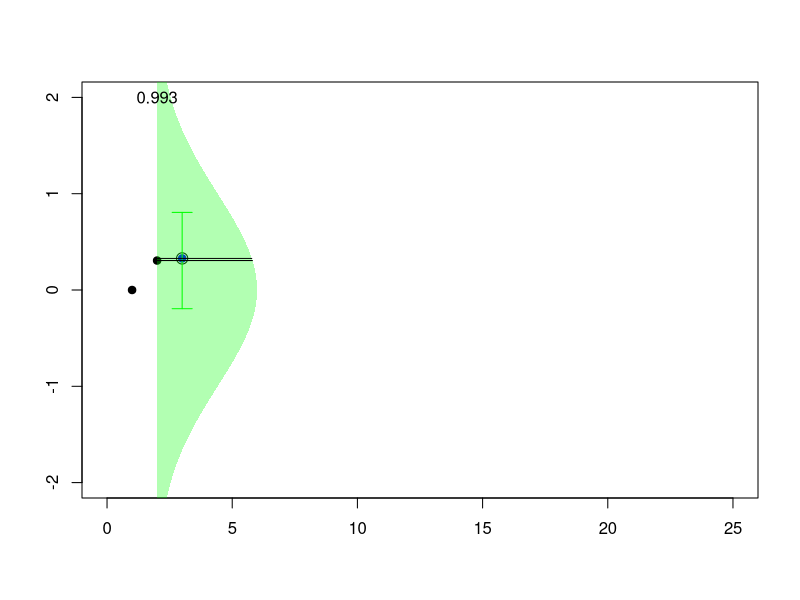
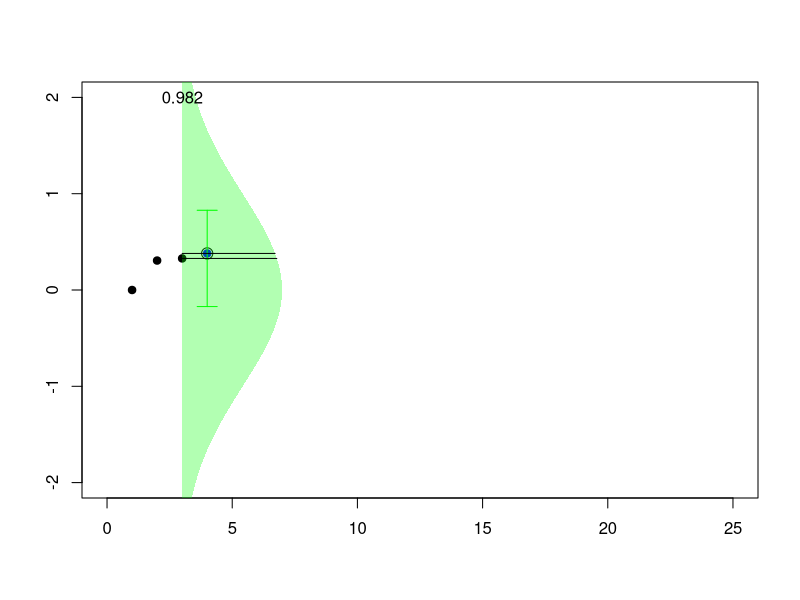
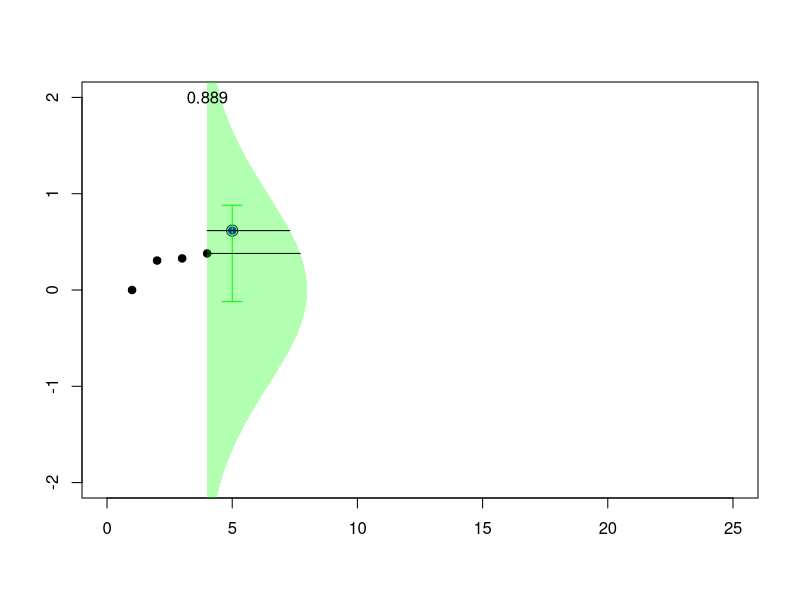
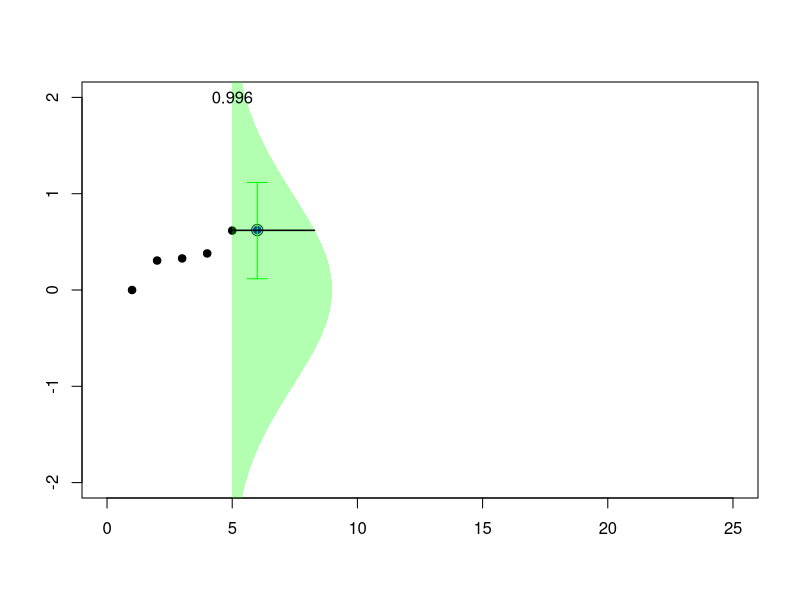
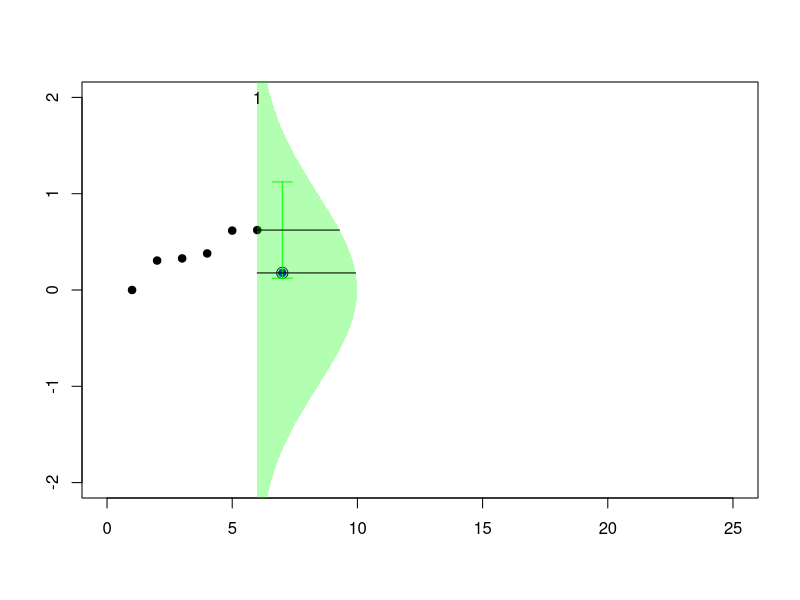
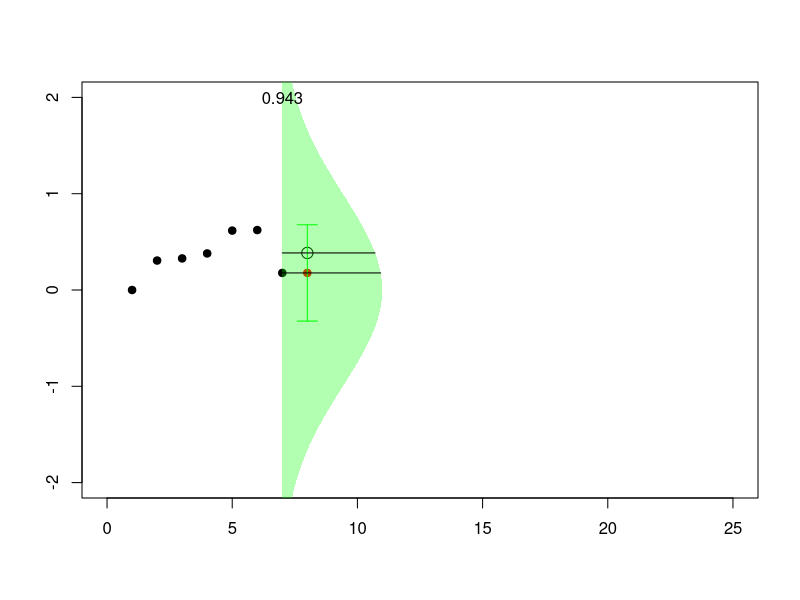
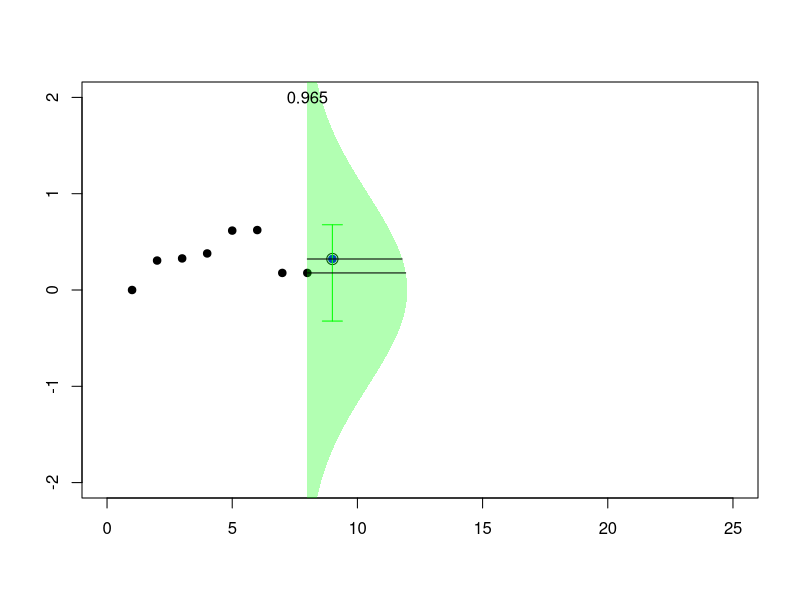
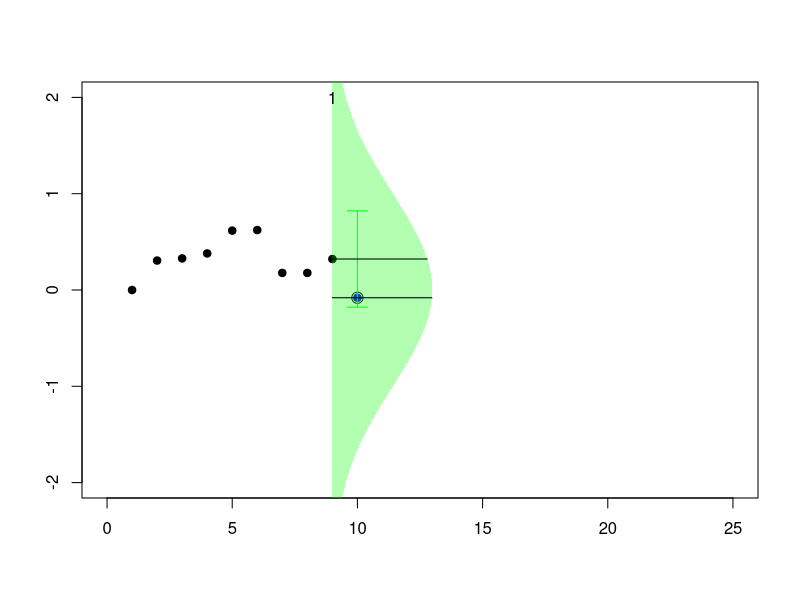

Generate these figures, in order, with R:
## ---- chunk 1
metrop1 <- function(n=1000,eps=0.5){
 vec <- matrix(NA, n, 3)
 x=0
 vec[1] <- x
 for (i in 2:n) {
 innov <- runif(1,-eps,eps)
 mov <- x+innov
 R <- min(1,dnorm(mov)/dnorm(x))
 u <- runif(1)
 if (u < R) x <- mov
 vec[i,] <- c(x,mov,R)
 }
return(vec)}
## ---- chunk 2
#install.packages('gifski')
#if (packageVersion('knitr') < '1.20.14') {
#  remotes::install_github('yihui/knitr')
#}
vec <- metrop1(25)
u=seq(-3,3,by=.01)
pic_ani = function(k){
  plot(1:k,vec[1:k,1],pch=19,xlim=c(0,25),ylim=c(-2,2),xlab="",ylab="")
    if(vec[k+1,1]==vec[k+1,2]) points(k+1,vec[k+1,1],col="blue",pch=19)
    if(vec[k+1,1]!=vec[k+1,2]) points(k+1,vec[k+1,1],col="red",pch=19)
  points(k+1,vec[k+1,2],cex=1.5)
  arrows(k+1,vec[k,1]-.5,k+1,vec[k,1]+.5,col="green",angle=90,code = 3,length=.1)
  polygon(c(k+dnorm(u)*10,rep(k,length(u))),c(u,rev(u)),col=rgb(0,1,0,.3),
          border=NA)  
  segments(k,vec[k,1],k+dnorm(vec[k,1])*10,vec[k,1])
  segments(k,vec[k+1,2],k+dnorm(vec[k+1,2])*10,vec[k+1,2])
  text(k,2,round(vec[k+1,3],digits=3))
}

## ---- chunk 3
for (k in 2:23) {pic_ani(k)}
## ---- chunk 4
vec <- metrop1(10000)
simx <- vec[1000:10000,1]
par(mfrow=c(1,4))
plot(simx,type="l")
hist(simx,probability = TRUE,col="light blue",border="white")
lines(u,dnorm(u),col="red")
qqnorm(simx)
acf(simx,lag=100,lwd=2,col="light blue")
## ---- chunk 5
sim <- NULL
 lambda <- c(1,2)
 X <- c(3,3)
 s <- 5
 for(k in 1:1000){
 i <- sample(1:2,1)
 X[i] <- rexp(1,lambda[i])+max(0,s-sum(X[-i]))
 while(sum(X)<s){
 X[i] <- rexp(1,lambda[i])+max(0,s-sum(X[-i])) }
 sim <- rbind(sim,X) }

## ---- chunk 6
plot(sim,xlim=c(1,11),ylim=c(0,4.3))
polygon(c(-1,-1,6),c(-1,6,-1),col="red",density=15,border=NA)
abline(5,-1,col="red")
## ---- chunk 7
lambda <- c(1,2)
X <- c(3,3)
sim <- X
s <- 5
for(k in 1:100){
 set.seed(k)
 i <- sample(1:2,1)
 X[i] <- rexp(1,lambda[i])+max(0,s-sum(X[-i]))
 while(sum(X)<s){
 X[i] <- rexp(1,lambda[i])+max(0,s-sum(X[-i])) }
 sim <- rbind(sim,X) }
pic_ani = function(n){
plot(sim[1:n,],xlim=c(1,11),ylim=c(0,5),xlab="",ylab="")
i=which(apply(sim[(n-1):n,],2,diff)==0)
if(i==1) abline(v=sim[n,1],col="grey")
if(i==2) abline(h=sim[n,2],col="grey")
if(n>=1) points(sim[n,1],sim[n,2],pch=19,col="blue",cex=1.4)
if(n>=2) points(sim[n-1,1],sim[n-1,2],pch=19,col="red",cex=1.4)
polygon(c(-1,-1,6),c(-1,6,-1),col="red",density=15,border=NA)
abline(5,-1,col="red")
}
## ---- chunk 8
for (i in 2:100) {pic_ani(i)}
